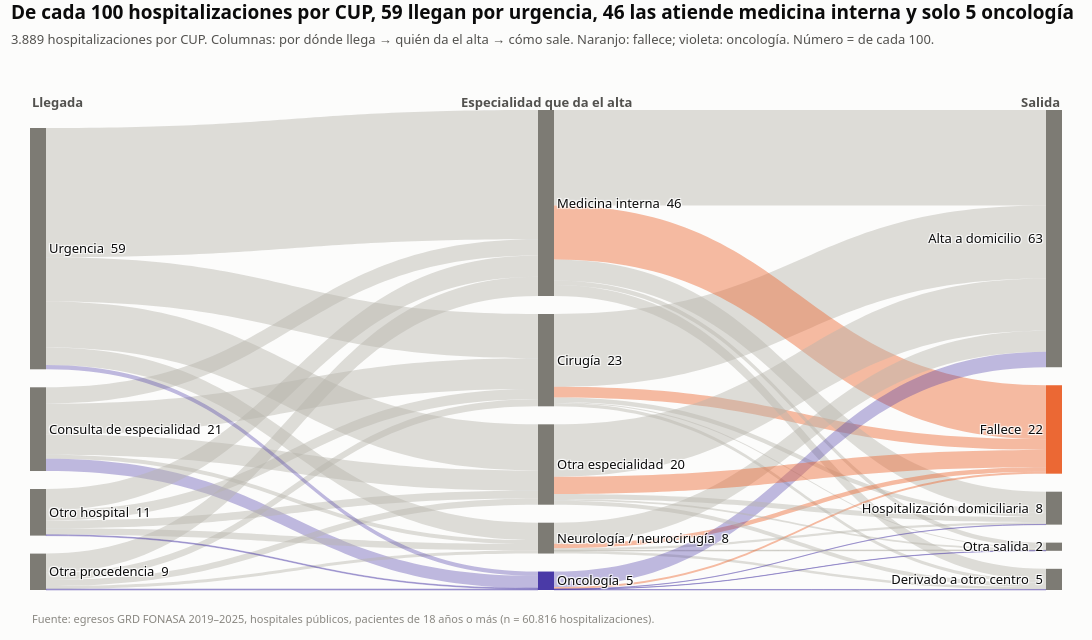

Notebook code for this chart:
### Markdown cell above
## 6. Bloque C — ¿Cómo lo atiende la red?
### P5. ¿Por dónde llega y quién lo atiende?
**Cómo leer el diagrama de flujo (Sankey):** cada banda es un grupo de hospitalizaciones por CUP y su grosor es proporcional a cuántas son. De izquierda a derecha: por dónde llegó el paciente, qué especialidad le dio el alta y cómo salió del hospital. En el notebook el gráfico es interactivo: al pasar el mouse se ve cada cifra.

### Code cell
cup = df[df.GRUPO == 'CUP']
ETAPAS = ['LLEGADA', 'ESPECIALIDAD', 'SALIDA']
ORDEN_NODOS = {
    'LLEGADA': ['Urgencia', 'Consulta de especialidad', 'Otro hospital', 'Otra procedencia'],
    'ESPECIALIDAD': ['Medicina interna', 'Cirugía', 'Oncología', 'Neurología / neurocirugía', 'Otra especialidad'],
    'SALIDA': ['Alta a domicilio', 'Fallece', 'Hospitalización domiciliaria', 'Derivado a otro centro', 'Otra salida']}
n_cup = len(cup)
pct = {e: cup[e].value_counts(normalize=True) * 100 for e in ETAPAS}
urg, mi, onc = pct['LLEGADA']['Urgencia'], pct['ESPECIALIDAD']['Medicina interna'], pct['ESPECIALIDAD'].get('Oncología', 0)
titulo_p5 = (f'De cada 100 hospitalizaciones por CUP, {de100(urg)} llegan por urgencia, {de100(mi)} las atiende medicina '
             f'interna y solo {de100(onc)} oncología')

if HAY_PLOTLY:
    etiquetas, indice = [], {}
    for e in ETAPAS:
        for nodo in ORDEN_NODOS[e]:
            indice[(e, nodo)] = len(etiquetas)
            etiquetas.append(f'{nodo}  {de100(pct[e].get(nodo, 0))}')
    origen, destino, valor, color_link = [], [], [], []
    for a, b in [('LLEGADA', 'ESPECIALIDAD'), ('ESPECIALIDAD', 'SALIDA')]:
        for (x, z), n in cup.groupby([a, b]).size().items():
            origen.append(indice[(a, x)])
            destino.append(indice[(b, z)])
            valor.append(n)
            color_link.append('rgba(235,104,52,0.45)' if z == 'Fallece' else
                              'rgba(74,58,167,0.35)' if x == 'Oncología' or z == 'Oncología' else 'rgba(181,179,171,0.45)')
    color_nodo = [naranjo if 'Fallece' in t else COLOR_CUP if 'Oncología' in t else '#7d7b74' for t in etiquetas]
    fig = go.Figure(go.Sankey(
        arrangement='snap',
        node=dict(label=etiquetas, color=color_nodo, pad=18, thickness=16, line=dict(width=0),
                  hovertemplate='%{label}<br>%{value} hospitalizaciones<extra></extra>'),
        link=dict(source=origen, target=destino, value=valor, color=color_link,
                  hovertemplate='%{source.label} → %{target.label}<br>%{value} hospitalizaciones<extra></extra>')))
    plotly_base(fig, titulo_p5,
                f'{miles(n_cup)} hospitalizaciones por CUP. Columnas: por dónde llega → quién da el alta → cómo sale. '
                'Naranjo: fallece; violeta: oncología. Número = de cada 100.', alto=640)
    for x, texto in [(0.0, 'Llegada'), (0.5, 'Especialidad que da el alta'), (1.0, 'Salida')]:
        fig.add_annotation(text=f'<b>{texto}</b>', x=x, y=1.04, xref='paper', yref='paper', showarrow=False,
                           xanchor='left' if x == 0 else 'right' if x == 1 else 'center', font=dict(size=13, color=gris_texto))
    guardar_plotly(fig, 'P05_trayectoria_sankey')

# Comparación con los otros cánceres: ¿quién atiende?
esp_g = (pd.crosstab(df['GRUPO'], df['ESPECIALIDAD'], normalize='index') * 100)
figura, ejes = plt.subplots(1, 2, figsize=(13, 4.8), sharey=True)
for eje, (cat, nombre) in zip(ejes, [('Medicina interna', 'Medicina interna da el alta'),
                                     ('Oncología', 'Oncología da el alta')]):
    yv = puntos_por_grupo(eje, esp_g[cat], ORDEN, xmax=60)
    eje.set_title(nombre)
    eje.set_xlabel('de cada 100 hospitalizaciones del grupo')
ejes[0].set_yticks(yv, ORDEN)
poner_titulo(figura,
             f'El CUP queda fuera del circuito oncológico: oncología da el alta en {de100(onc)} de cada 100 hospitalizaciones, '
             f'frente a {de100(esp_g.loc["Colorrectal", "Oncología"])} en colorrectal',
             'Especialidad que da el alta en cada grupo. Violeta: CUP; gris: los otros cinco cánceres.')
guardar(figura, 'P05b_especialidad')
pd.concat({e: pct[e].round(1) for e in ETAPAS}).to_frame('de cada 100')

### Figure 1 — Plotly figure (JSON) as saved in the notebook; plotly's stock layout.template omitted (floating-point values rounded to 4 significant figures)
{"data": [{"arrangement": "snap", "link": {"color": ["rgba(181,179,171,0.45)", "rgba(181,179,171,0.45)", "rgba(181,179,171,0.45)", "rgba(74,58,167,0.35)", "rgba(181,179,171,0.45)", "rgba(181,179,171,0.45)", "rgba(181,179,171,0.45)", "rgba(181,179,171,0.45)", "rgba(74,58,167,0.35)", "rgba(181,179,171,0.45)", "rgba(181,179,171,0.45)", "rgba(181,179,171,0.45)", "rgba(181,179,171,0.45)", "rgba(74,58,167,0.35)", "rgba(181,179,171,0.45)", "rgba(181,179,171,0.45)", "rgba(181,179,171,0.45)", "rgba(181,179,171,0.45)", "rgba(74,58,167,0.35)", "rgba(181,179,171,0.45)", "rgba(181,179,171,0.45)", "rgba(181,179,171,0.45)", "rgba(235,104,52,0.45)", "rgba(181,179,171,0.45)", "rgba(181,179,171,0.45)", "rgba(181,179,171,0.45)", "rgba(181,179,171,0.45)", "rgba(235,104,52,0.45)", "rgba(181,179,171,0.45)", "rgba(181,179,171,0.45)", "rgba(181,179,171,0.45)", "rgba(181,179,171,0.45)", "rgba(235,104,52,0.45)", "rgba(181,179,171,0.45)", "rgba(181,179,171,0.45)", "rgba(74,58,167,0.35)", "rgba(74,58,167,0.35)", "rgba(235,104,52,0.45)", "rgba(74,58,167,0.35)", "rgba(74,58,167,0.35)", "rgba(181,179,171,0.45)", "rgba(181,179,171,0.45)", "rgba(235,104,52,0.45)", "rgba(181,179,171,0.45)", "rgba(181,179,171,0.45)"], "hovertemplate": "%{source.label} → %{target.label}<br>%{value} hospitalizaciones<extra></extra>", "source": [1, 1, 1, 1, 1, 3, 3, 3, 3, 3, 2, 2, 2, 2, 2, 0, 0, 0, 0, 0, 5, 5, 5, 5, 5, 4, 4, 4, 4, 4, 7, 7, 7, 7, 7, 6, 6, 6, 6, 6, 8, 8, 8, 8, 8], "target": [5, 4, 7, 6, 8, 5, 4, 7, 6, 8, 5, 4, 7, 6, 8, 5, 4, 7, 6, 8, 9, 12, 10, 11, 13, 9, 12, 10, 11, 13, 9, 12, 10, 11, 13, 9, 12, 10, 11, 13, 9, 12, 10, 11, 13], "value": [294, 156, 38, 118, 192, 68, 183, 29, 9, 58, 97, 202, 61, 8, 76, 421, 1232, 166, 41, 440, 694, 31, 103, 42, 10, 911, 104, 514, 200, 44, 200, 24, 43, 21, 6, 148, 5, 19, 2, 2, 499, 38, 164, 49, 16]}, "node": {"color": ["#7d7b74", "#7d7b74", "#7d7b74", "#7d7b74", "#7d7b74", "#7d7b74", "#4a3aa7", "#7d7b74", "#7d7b74", "#7d7b74", "#eb6834", "#7d7b74", "#7d7b74", "#7d7b74"], "hovertemplate": "%{label}<br>%{value} hospitalizaciones<extra></extra>", "label": ["Urgencia  59", "Consulta de especialidad  21", "Otro hospital  11", "Otra procedencia  9", "Medicina interna  46", "Cirugía  23", "Oncología  5", "Neurología / neurocirugía  8", "Otra especialidad  20", "Alta a domicilio  63", "Fallece  22", "Hospitalización domiciliaria  8", "Derivado a otro centro  5", "Otra salida  2"], "line": {"width": 0}, "pad": 18, "thickness": 16}, "type": "sankey"}], "layout": {"annotations": [{"font": {"color": "#898781", "size": 11}, "showarrow": false, "text": "Fuente: egresos GRD FONASA 2019–2025, hospitales públicos, pacientes de 18 años o más (n = 60.816 hospitalizaciones).", "x": 0, "xanchor": "left", "xref": "paper", "y": -0.08, "yref": "paper"}, {"font": {"color": "#52514e", "size": 13}, "showarrow": false, "text": "<b>Llegada</b>", "x": 0.0, "xanchor": "left", "xref": "paper", "y": 1.04, "yref": "paper"}, {"font": {"color": "#52514e", "size": 13}, "showarrow": false, "text": "<b>Especialidad que da el alta</b>", "x": 0.5, "xanchor": "center", "xref": "paper", "y": 1.04, "yref": "paper"}, {"font": {"color": "#52514e", "size": 13}, "showarrow": false, "text": "<b>Salida</b>", "x": 1.0, "xanchor": "right", "xref": "paper", "y": 1.04, "yref": "paper"}], "font": {"color": "#0b0b0b", "family": "Segoe UI, Arial", "size": 13}, "height": 640, "margin": {"b": 50, "l": 30, "r": 30, "t": 110}, "paper_bgcolor": "#fcfcfb", "plot_bgcolor": "#fcfcfb", "title": {"font": {"color": "#0b0b0b", "size": 19}, "text": "<b>De cada 100 hospitalizaciones por CUP, 59 llegan por urgencia, 46 las atiende medicina interna y solo 5 oncología</b><br><span style=\"font-size:13px;color:#52514e\">3.889 hospitalizaciones por CUP. Columnas: por dónde llega → quién da el alta → cómo sale. Naranjo: fallece; violeta: oncología. Número = de cada 100.</span>", "x": 0.01, "xanchor": "left", "y": 0.97}, "width": 1300}}
